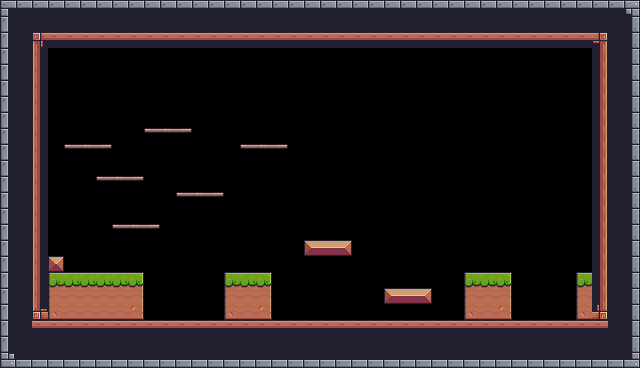

Tiled map render using the project's own tile images. Description and the whole map definition, tile-layer contents included, below:
An orthogonal 40x23 tile map with 16x16 px tiles, 1 tile layer (Background) and 19 objects (6x Platform, 2x Collisions, NextMap, Player).

<map version="1.10" tiledversion="1.11.0" orientation="orthogonal" renderorder="right-down" width="40" height="23" tilewidth="16" tileheight="16" infinite="0" nextlayerid="7" nextobjectid="44">
 <tileset firstgid="1" source="Pixel Adventure.tsx" />
 <objectgroup id="5" name="NextMap" class="NextMap">
  <object id="5" name="NextMap" type="NextMap" x="581.538" y="240.447" width="9.70848" height="31.3908" />
 </objectgroup>
 <layer id="1" name="Background" width="40" height="23">
  <data encoding="csv">
1,2,2,2,2,2,2,2,2,2,2,2,2,2,2,2,2,2,2,2,2,2,2,2,2,2,2,2,2,2,2,2,2,2,2,2,2,2,2,3,
23,24,24,24,24,24,24,24,24,24,24,24,24,24,24,24,24,24,24,24,24,24,24,24,24,24,24,24,24,24,24,24,24,24,24,24,24,24,24,25,
23,24,89,90,90,90,90,90,90,90,90,90,90,90,90,90,90,90,90,90,90,90,90,90,90,90,90,90,90,90,90,90,90,90,90,90,90,91,24,25,
23,24,111,0,0,0,0,0,0,0,0,0,0,0,0,0,0,0,0,0,0,0,0,0,0,0,0,0,0,0,0,0,0,0,0,0,0,113,24,25,
23,24,111,0,0,0,0,0,0,0,0,0,0,0,0,0,0,0,0,0,0,0,0,0,0,0,0,0,0,0,0,0,0,0,0,0,0,113,24,25,
23,24,111,0,0,0,0,0,0,0,0,0,0,0,0,0,0,0,0,0,0,0,0,0,0,0,0,0,0,0,0,0,0,0,0,0,0,113,24,25,
23,24,111,0,0,0,0,0,0,0,0,0,0,0,0,0,0,0,0,0,0,0,0,0,0,0,0,0,0,0,0,0,0,0,0,0,0,113,24,25,
23,24,111,0,0,0,0,0,0,0,0,0,0,0,0,0,0,0,0,0,0,0,0,0,0,0,0,0,0,0,0,0,0,0,0,0,0,113,24,25,
23,24,111,0,0,0,0,0,0,40,41,42,0,0,0,0,0,0,0,0,0,0,0,0,0,0,0,0,0,0,0,0,0,0,0,0,0,113,24,25,
23,24,111,0,40,41,42,0,0,0,0,0,0,0,0,40,41,42,0,0,0,0,0,0,0,0,0,0,0,0,0,0,0,0,0,0,0,113,24,25,
23,24,111,0,0,0,0,0,0,0,0,0,0,0,0,0,0,0,0,0,0,0,0,0,0,0,0,0,0,0,0,0,0,0,0,0,0,113,24,25,
23,24,111,0,0,0,40,41,42,0,0,0,0,0,0,0,0,0,0,0,0,0,0,0,0,0,0,0,0,0,0,0,0,0,0,0,0,113,24,25,
23,24,111,0,0,0,0,0,0,0,0,40,41,42,0,0,0,0,0,0,0,0,0,0,0,0,0,0,0,0,0,0,0,0,0,0,0,113,24,25,
23,24,111,0,0,0,0,0,0,0,0,0,0,0,0,0,0,0,0,0,0,0,0,0,0,0,0,0,0,0,0,0,0,0,0,0,0,113,24,25,
23,24,111,0,0,0,0,40,41,42,0,0,0,0,0,0,0,0,0,0,0,0,0,0,0,0,0,0,0,0,0,0,0,0,0,0,0,113,24,25,
23,24,111,0,0,0,0,0,0,0,0,0,0,0,0,0,0,0,0,13,14,15,0,0,0,0,0,0,0,0,0,0,0,0,0,0,0,113,24,25,
23,24,111,35,0,0,0,0,0,0,0,0,0,0,0,0,0,0,0,0,0,0,0,0,0,0,0,0,0,0,0,0,0,0,0,0,0,113,24,25,
23,24,111,7,8,8,8,8,9,0,0,0,0,0,7,8,9,0,0,0,0,0,0,0,0,0,0,0,0,7,8,9,0,0,0,0,7,113,24,25,
23,24,111,29,30,30,30,30,31,0,0,0,0,0,29,30,31,0,0,0,0,0,0,0,13,14,15,0,0,29,30,31,0,0,0,0,29,113,24,25,
23,24,133,51,52,52,52,52,53,0,0,0,0,0,51,52,53,0,0,0,0,0,0,0,0,0,0,0,0,51,52,53,0,0,0,0,51,135,24,25,
23,24,90,90,90,90,90,90,90,90,90,90,90,90,90,90,90,90,90,90,90,90,90,90,90,90,90,90,90,90,90,90,90,90,90,90,90,90,24,25,
23,24,24,24,24,24,24,24,24,24,24,24,24,24,24,24,24,24,24,24,24,24,24,24,24,24,24,24,24,24,24,24,24,24,24,24,24,24,24,25,
45,46,46,46,46,46,46,46,46,46,46,46,46,46,46,46,46,46,46,46,46,46,46,46,46,46,46,46,46,46,46,46,46,46,46,46,46,46,46,47
</data>
 </layer>
 <objectgroup id="6" name="Collisions" class="Collisions">
  <object id="17" type="Collisions" x="304" y="240" width="48" height="16" />
  <object id="18" type="Collisions" x="384" y="288" width="48" height="16" />
  <object id="22" name="Platform" type="Platform" x="240" y="144" width="48" height="16" />
  <object id="29" name="Platform" type="Platform" x="144" y="128" width="48" height="16" />
  <object id="30" name="Platform" type="Platform" x="64" y="144" width="48" height="16" />
  <object id="31" name="Platform" type="Platform" x="96" y="176" width="48" height="16" />
  <object id="32" name="Platform" type="Platform" x="176" y="192" width="48" height="16" />
  <object id="33" name="Platform" type="Platform" x="112" y="224" width="48" height="16" />
  <object id="34" x="32" y="32" width="16" height="304" />
  <object id="35" x="32" y="320" width="576" height="16" />
  <object id="36" x="592" y="32" width="16" height="288" />
  <object id="37" x="32" y="32" width="560" height="16" />
  <object id="38" x="48" y="256" width="16" height="16" />
  <object id="40" x="48" y="272" width="96" height="48" />
  <object id="41" x="224" y="272" width="48" height="48" />
  <object id="42" x="464" y="272" width="48" height="48" />
  <object id="43" x="576" y="272" width="16" height="48" />
 </objectgroup>
 <objectgroup id="2" name="SpawnPoints" class="SpawnPoints">
  <object id="1" name="Player" type="Player" x="112" y="48" width="32" height="31.9956" rotation="358.658" />
 </objectgroup>
</map>
